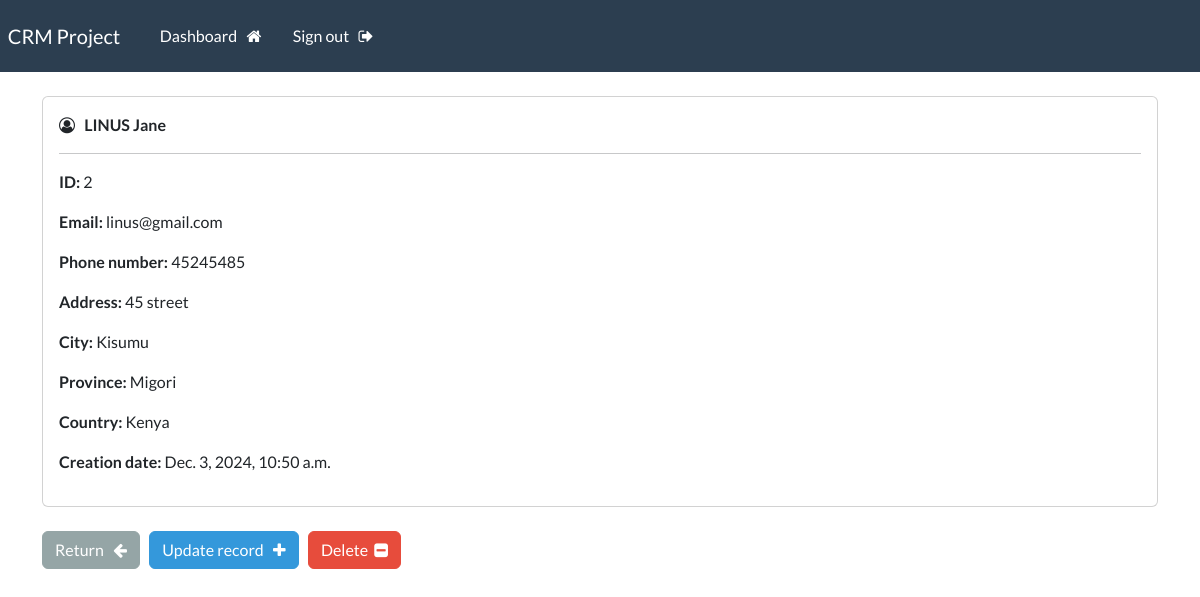
The page /view_record/2/ (signed in) on the database its author committed.
### crmApp/models.py (models this page shows, shortened)
class Record(models.Model):
    creation_date = models.DateTimeField(auto_now_add=True)
    first_name = models.CharField(max_length=100)
    last_name = models.CharField(max_length=100)
    email = models.CharField(max_length=255)
    phone = models.CharField(max_length=20)
    address = models.CharField(max_length=300)
    city = models.CharField(max_length=255)
    province = models.CharField(max_length=200)
    country = models.CharField(max_length=125)

### crmApp/views.py (the view)
# urls.py: path('view_record/<int:pk>/', view_record, name='view_record' ),
@login_required(login_url=login)
def view_record(request, pk):
      record = Record.objects.get(id=pk)
      context = {'record':record}
      return render(request, 'crmApp/view.html', context=context)

### crmApp/templates/crmApp/view.html (shortened to what this page needs)
{% extends "crmApp/base.html" %}
{% block content %}
    <div class="card">
        <div class="card-body">
            <i class="fa fa-user-circle-o" aria-hidden="true"></i> &nbsp;
            <strong>
                {{record.last_name|upper}}
                {{record.first_name}}
            </strong>
            <hr>
            <p> <strong> ID: </strong> {{record.id}} </p>
            <p> <strong> Email: </strong> {{record.email}} </p>
            <p> <strong> Phone number: </strong> {{record.phone}} </p>
            <p> <strong> Address: </strong> {{record.address}} </p>
            <p> <strong> City: </strong> {{record.city}} </p>
            <p> <strong> Province: </strong> {{record.province}} </p>
            <p> <strong> Country: </strong> {{record.country}} </p>
            <p> <strong> Creation date: </strong> {{record.creation_date}} </p>
        </div>
    </div>
    <br>
    <a href="{% url 'dashboard' %}" class="btn btn-secondary"> Return &nbsp; <i class="fa fa-arrow-left" aria-hidden="true"></i> </a>
    <a href="{% url 'update_record' record.id %}" class="btn btn-info"> Update record &nbsp; <i class="fa fa-plus" aria-hidden="true"></i> </a>
     <a href="{% url 'delete_record' record.id %}" class="btn btn-danger"> Delete &nbsp;<i class="fa fa-minus-square" aria-hidden="true"></i> </a>
{% endblock %}

### rows shown on the page
Record: last_name "LINUS", first_name "Jane", id "2", email "linus@gmail.com", phone "45245485", address "45 street", city "Kisumu", province "Migori", country "Kenya", creation_date "Dec. 3, 2024, 10:50 a.m."
